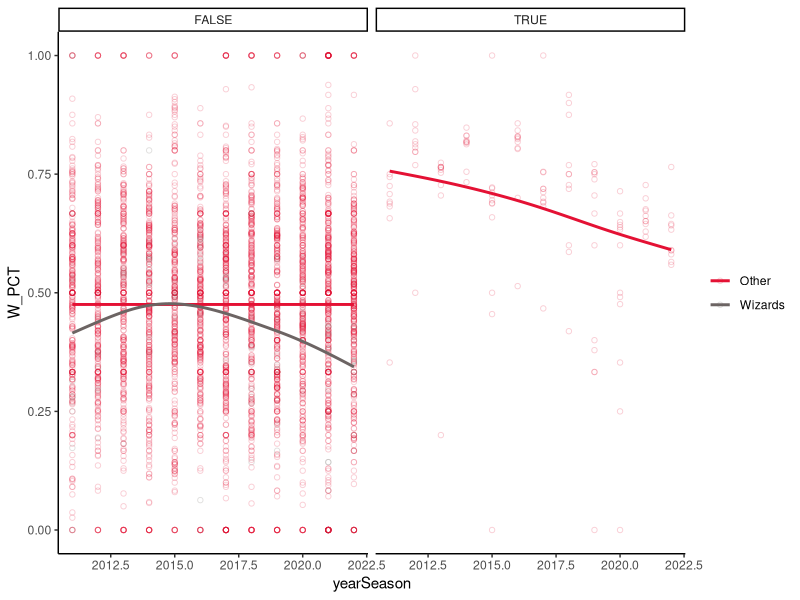
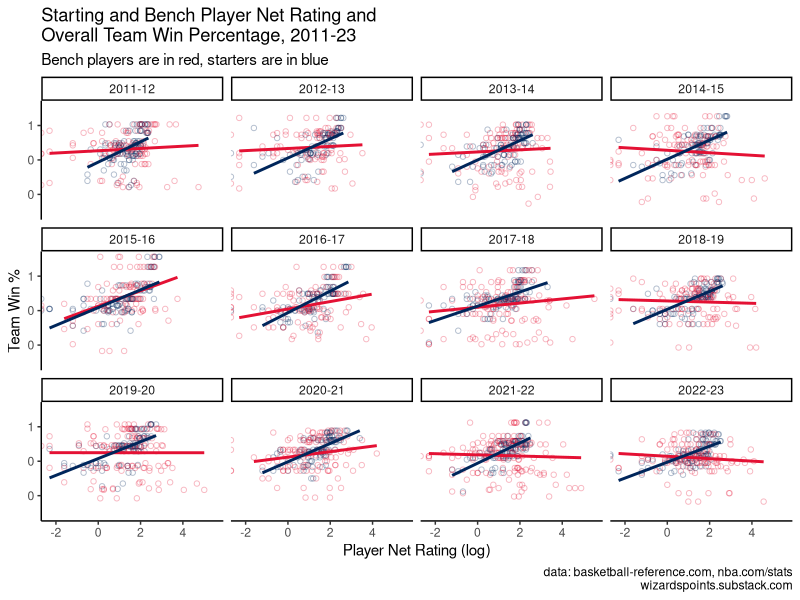

Generate these figures, in order, with R:
###############################################
# EDA understanding bench Performance
# Session Info:
# R version 4.2.1 (2022-06-23)
# Platform: aarch64-apple-darwin20 (64-bit)
# Running under: macOS Ventura 13.3.1
###############################################

# Load packages
library(tidyverse) # the usual
library(readr) # fancy data load 


# set seed
set.seed(5292023)

# read in data
player_team_df <- read_csv("03 Data/advanced player stats and team stats.csv", col_types = cols(...1 = col_skip(), X = col_skip()))

# a few things to look into:
# bench player wins vs. starting player wins
# starters vs. bench relationship
# trend of bench minutes/games overtime by team (maybe just focus on Wiz)


# take a look at bench vs starter net rating and win percentage
p1 <- player_team_df %>% 
  filter(is.na(starter)!=T) %>% 
  ggplot(aes(x = log(NET_RATING), y = pctWins)) +
  geom_point(aes(col = factor(starter)), alpha = 0.3, shape = 21) +
  geom_smooth(aes(col = factor(starter)), method = "lm", se = F) +
  facet_wrap(~season) +
  scale_color_manual(values = c("#E41134", "#00265B")) +
  scale_y_continuous(labels = scales::comma_format(accuracy = 1)) +
  theme_classic() + 
  theme(legend.position = "NA"
        , legend.title = element_blank()) +
  labs(x = "Player Net Rating (log)", y = "Team Win %"
       , title = "Starting and Bench Player Net Rating and\nOverall Team Win Percentage, 2011-23"
       , subtitle = "Bench players are in red, starters are in blue"
       , caption = "data: basketball-reference.com, nba.com/stats\nwizardspoints.substack.com"
  )

ggsave("02 Output/Starting vs bench shooting over time.png", p1, w = 14, h = 12, dpi = 300)

# let's look at average player win percentage for bench players by year
player_team_df %>% 
  filter(starter == 0) %>%
  mutate(wiz = ifelse(TEAM_ABBREVIATION == "WAS", "Wizards", "Other")) %>% 
  ggplot(aes(x = yearSeason, y = W_PCT)) +
  geom_point(aes(col =wiz), shape = 21, alpha = 0.2) +
  geom_smooth(aes(col = wiz, alpha = wiz), se = F) +
  scale_color_manual(values = c("#E41134", "#6C6463")) +
  scale_alpha_manual(values = c(1, 0.2)) +
  theme_classic() + 
  theme(legend.title = element_blank()) +
  facet_wrap(~isConferenceChampion)


